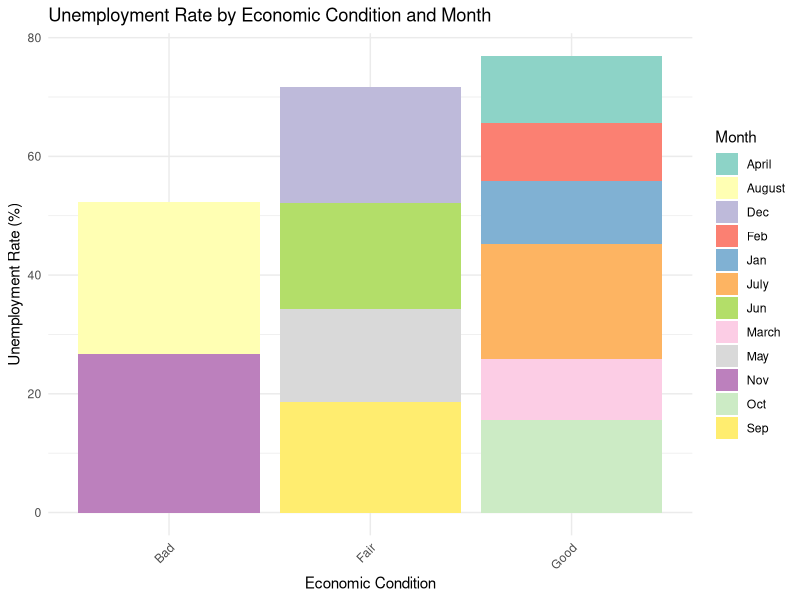
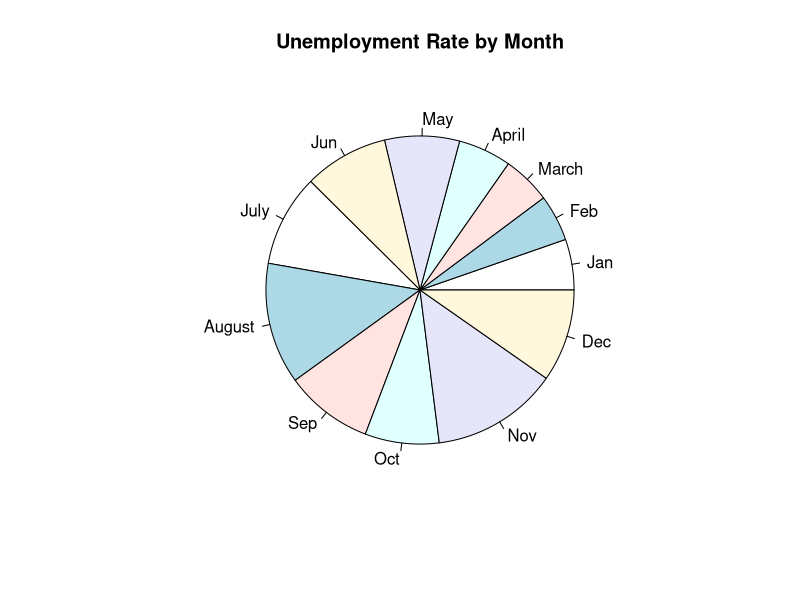
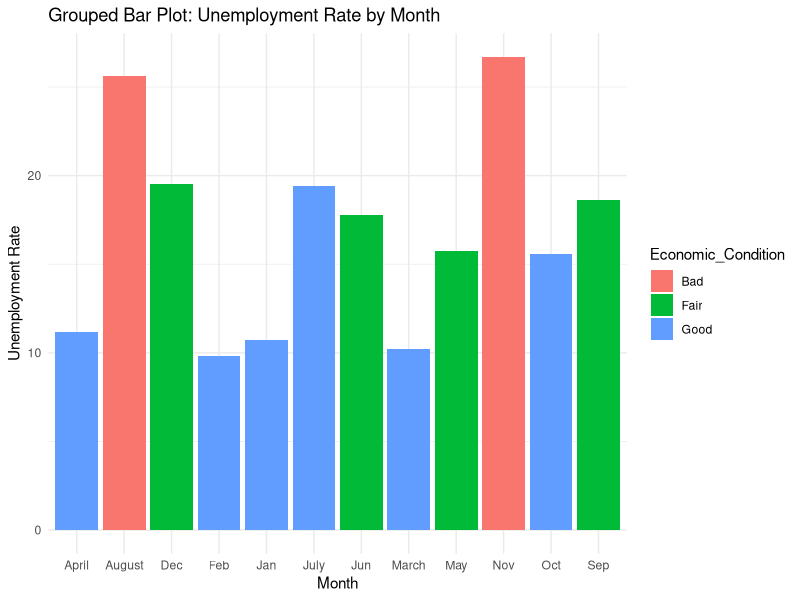
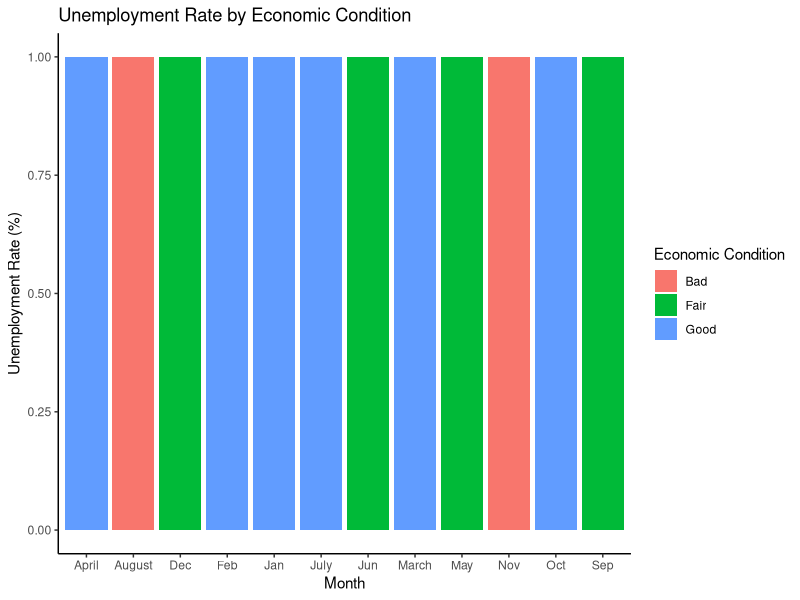
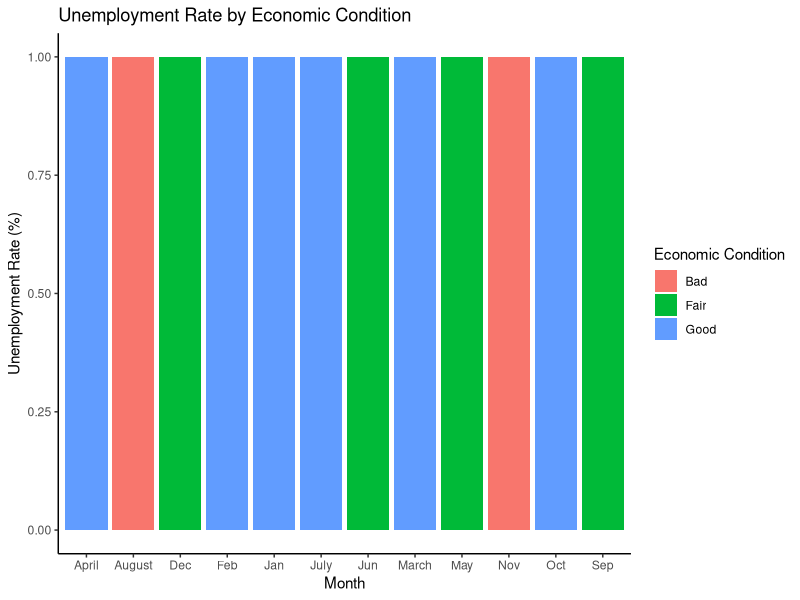

The R source for these figures, in order:
library(ggplot2)

# Create the data frame
df <- data.frame(
  Month = c("Jan", "Feb", "March", "April", "May", "Jun", "July", "August", "Sep", "Oct", "Nov", "Dec"),
  
  Economic_Condition = c("Good", "Good", "Good", "Good", "Fair", "Fair", "Good", "Bad", "Fair", "Good", "Bad", "Fair"),
  
  Unemployment_Rate = c(10.7, 9.8, 10.2, 11.2, 15.75, 17.8, 19.4, 25.6, 18.6, 15.6, 26.7, 19.5)
)


# 1 Create the stacked bar chart
library(ggplot2)

# Create the data frame
data <- data.frame(
  Month = c("Jan", "Feb", "March", "April", "May", "Jun", "July", "August", "Sep", "Oct", "Nov", "Dec"),
  Economic_Condition = c("Good", "Good", "Good", "Good", "Fair", "Fair", "Good", "Bad", "Fair", "Good", "Bad", "Fair"),
  Unemployment_Rate = c(10.7, 9.8, 10.2, 11.2, 15.75, 17.8, 19.4, 25.6, 18.6, 15.6, 26.7, 19.5)
)

# Create the stacked bar plot
ggplot(data, aes(x = Economic_Condition, y = Unemployment_Rate, fill = Month)) +
  geom_bar(stat = "identity") +
  ggtitle("Unemployment Rate by Economic Condition and Month") +
  xlab("Economic Condition") +
  ylab("Unemployment Rate (%)") +
  theme_minimal() +
  scale_fill_brewer(palette = "Set3") +
  theme(axis.text.x = element_text(angle = 45, hjust = 1))




# pie chart
pie(df$Unemployment_Rate, labels = df$Month, main = "Unemployment Rate by Month")



# Grouped bar plot
ggplot(df, aes(fill = Economic_Condition, y = Unemployment_Rate, x = Month)) +
  geom_bar(position = 'dodge', stat = 'identity') +
  labs(x = 'Month', y = 'Unemployment Rate', title = 'Grouped Bar Plot: Unemployment Rate by Month') +
  theme_minimal()



library(ggplot2)
# Create the stacked bar chart
ggplot(df, aes(x = Month, y = Unemployment_Rate, fill = Economic_Condition)) +
  geom_bar(stat = "identity", position = "fill") +  # Stack bars on top of each other
  labs(title = "Unemployment Rate by Economic Condition",
       x = "Month",
       y = "Unemployment Rate (%)",
       fill = "Economic Condition") +
  theme_classic()  # Adjust theme for better readability

# Print the chart
ggsave("unemployment_by_condition.png")
